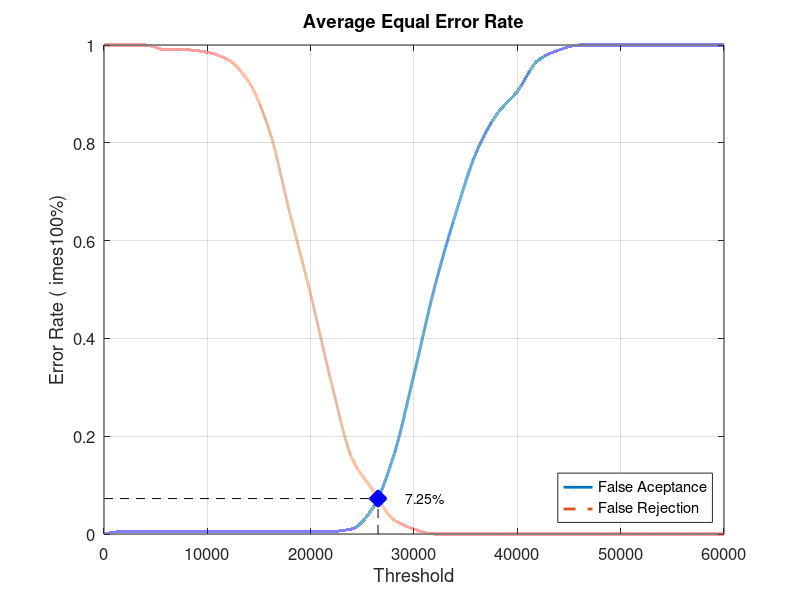
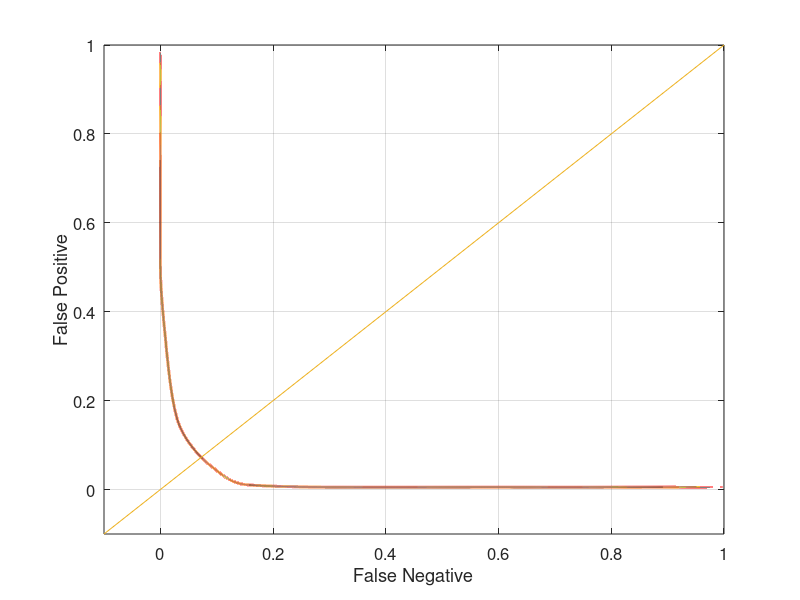

MATLAB code for these plots, in order:
close all;
clear;
clc;
x = 0:2000:60000;
xq = 0:0.5:60000;

y0 = [0 0.00526316 0.00526316 0.00526316 0.00526316 0.00526316 0.00526316 0.00526316 0.00526316 0.00526316 0.00526316 0.00526316 0.0105263 0.0526316 0.157895 0.326316 0.505263 0.652632 0.778947 0.857895 0.905263 0.968421 0.989474 1 1 1 1 1 1 1 1]
yy0 = interp1(x, y0, xq, 'pchip');
y1 = [1 1 1 0.99 0.99 0.985 0.97 0.925 0.825 0.655 0.49 0.31 0.155 0.09 0.03 0.01 0 0 0 0 0 0 0 0 0 0 0 0 0 0 0]
yy1 = interp1(x, y1, xq, 'pchip');

% Calculating EER: 
y2 = abs(y0 - y1);
find(y2 == min(y2))
yy2 = abs(yy0 - yy1);
xEER = find(yy2 == min(yy2));
xEERIndex = xq(xEER) % X-axis EER
yEER = yy0(xEER) % Y-axis EER

main = figure
plot(xq, yy0,'-','LineWidth', 2);	hold on
plot(xq, yy1,'--','LineWidth', 2);	hold on
plot([xEERIndex xEERIndex], [0 yEER], 'k--');	hold on
plot([0 xEERIndex], [yEER yEER], 'k--');	hold on
plot(xEERIndex, yEER, 'bx', 'LineWidth', 10);	hold on
text(xEERIndex + 10 * xEERIndex / 100, yEER, [num2str(round((10000 * yEER)) / 100) '%'])
legend('False Aceptance', 'False Rejection', 'Location', 'SouthEast')
xlabel('Threshold')
ylabel('Error Rate (	imes100%)')
title('Average Equal Error Rate')
set(gca, 'FontSize', 12)
axis([0 60000 0 1])
grid on

print(main, 'Database5_1Main', '-dpng');
FNRxFPR = figure('Color', [1 1 1]);
plot(yy1, yy0, '-', yy1, yy0, 'LineWidth', 2);
hold on
y = -0.1:0.1:1
plot(y, y); 
set(gca, 'FontSize', 12)
xlabel('False Negative')
ylabel('False Positive')
axis([-0.1 1 -0.1 1])
set(gca, 'FontSize', 12)
grid on

print(FNRxFPR, 'Database5_1FNRxFPR','-dpng');
